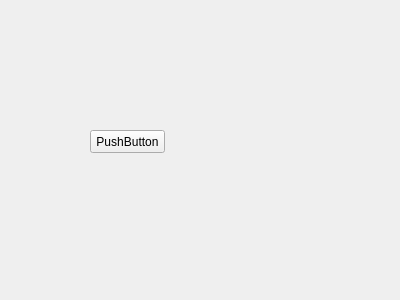
<?xml version="1.0" encoding="UTF-8"?>
<ui version="4.0">
 <class>EmuladorTelaFluxoComportamental</class>
 <widget class="QWidget" name="EmuladorTelaFluxoComportamental">
  <property name="geometry">
   <rect>
    <x>0</x>
    <y>0</y>
    <width>400</width>
    <height>300</height>
   </rect>
  </property>
  <property name="windowTitle">
   <string>Form</string>
  </property>
  <widget class="QPushButton" name="pushButton">
   <property name="geometry">
    <rect>
     <x>90</x>
     <y>130</y>
     <width>75</width>
     <height>23</height>
    </rect>
   </property>
   <property name="text">
    <string>PushButton</string>
   </property>
  </widget>
 </widget>
 <resources/>
 <connections/>
</ui>
